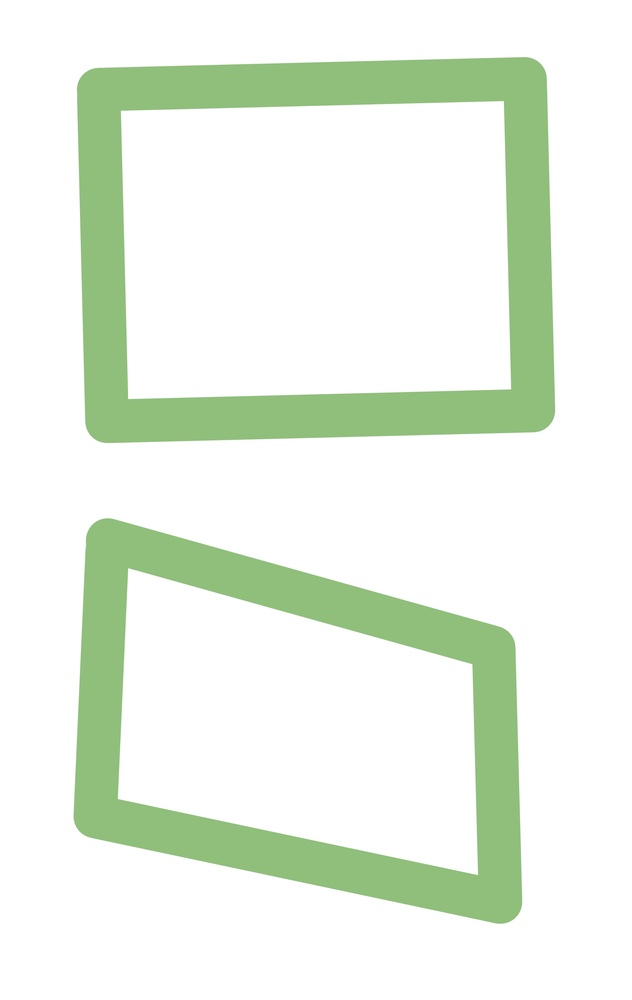
#> input picture test.jpg, 632 x 1000 px, shrunk from 2400 x 3800 before the run
$ jupyter execute --allow-errors tagger.ipynb   (shell and % lines are left out)
#> lines starting #> are read from the running program, lines starting #| are printed output that depends on the picture; after the words box and inside, x2 and y2 are one past the last pixel; in counts of white or black regions, pixels touching at a corner belong together
[cell 1]
import cv2
import numpy as np
from svgwrite import Drawing
import json

[cell 2]
def create_comic_svg(image_path, target_color_hex, tolerance=30):
    # Convertir el color hex a BGR (OpenCV usa BGR)
#> called with image_path = 'test.jpg', target_color_hex = '#82c173', tolerance = 30
    target_color_rgb = tuple(int(target_color_hex[i:i+2], 16) for i in (1, 3, 5))
    target_color_bgr = target_color_rgb[::-1]

    # Leer la imagen
    img = cv2.imread(image_path)
#> img is the input picture: shape (1000, 632, 3); mean B, G, R 229.1, 242.4, 233.2
    if img is None:
        raise ValueError(f"No se pudo cargar la imagen: {image_path}")

    # Crear máscara para el color específico
    lower_bound = np.array([max(0, c - tolerance) for c in target_color_bgr])
    upper_bound = np.array([min(255, c + tolerance) for c in target_color_bgr])
    mask = cv2.inRange(img, lower_bound, upper_bound)
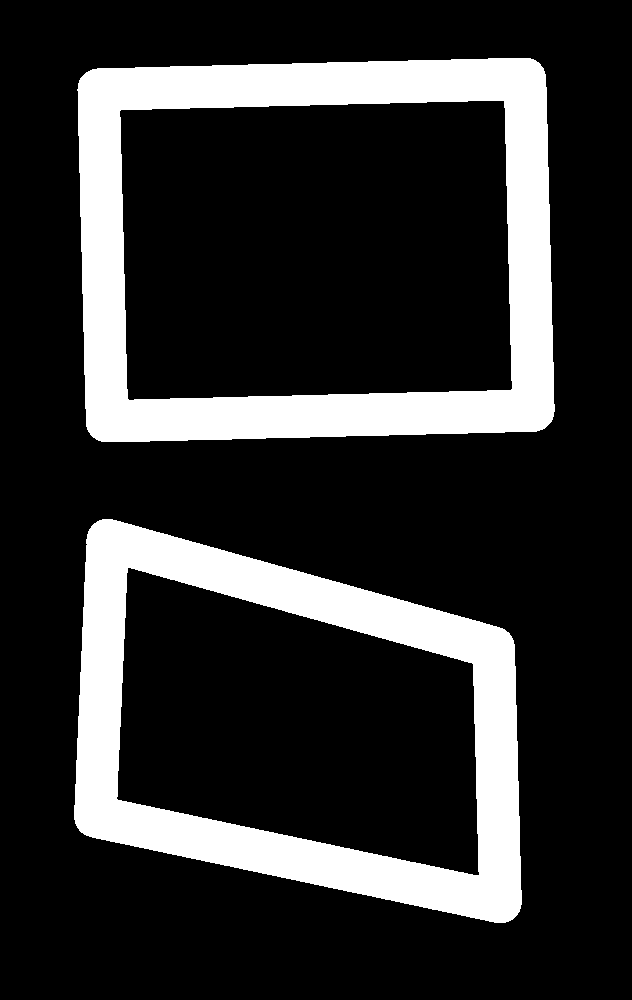
#> mask: shape (1000, 632); 19.1% white; 2 white regions

    # Encontrar contornos
    contours, _ = cv2.findContours(mask, cv2.RETR_EXTERNAL, cv2.CHAIN_APPROX_SIMPLE)
#> contours = 2 contours; box (x1, y1, x2, y2) and area: (77, 58, 555, 442) 174364, (74, 519, 522, 923) 134622

    # Obtener dimensiones de la imagen
    height, width = img.shape[:2]
#> height = 1000; width = 632

    # Crear SVG
    dwg = Drawing('comic_panels.svg', size=(width, height))

    # Crear diccionario para almacenar información de las viñetas
    panels_data = {
        "image_path": image_path,
        "panels": []
    }

    # Añadir cada contorno como un polígono en el SVG
    for i, contour in enumerate(contours):
        # Simplificar el contorno
        epsilon = 0.01 * cv2.arcLength(contour, True)
        approx = cv2.approxPolyDP(contour, epsilon, True)

        # Convertir puntos a formato SVG
        points = []
        for point in approx:
            x = float(point[0][0])
            y = float(point[0][1])
            points.append((x, y))

        # Guardar información de la viñeta
        panel_info = {
            "id": i + 1,
            "coordinates": points,
            "description": ""  # Campo vacío para rellenar después
        }
        panels_data["panels"].append(panel_info)

        # Crear polígono SVG
        if points:  # Verificar que hay puntos antes de crear el polígono
            polygon = dwg.polygon(
                points=points,
                fill='none',
                stroke='red',
                stroke_width=1,
                class_='panel',
                onclick=f"handlePanelClick({i+1})"
            )
            dwg.add(polygon)

    # Guardar JSON
    with open('comic_panels.json', 'w', encoding='utf-8') as f:
        json.dump(panels_data, f, ensure_ascii=False, indent=4)

    # Guardar SVG
    dwg.save()

    return len(contours)
